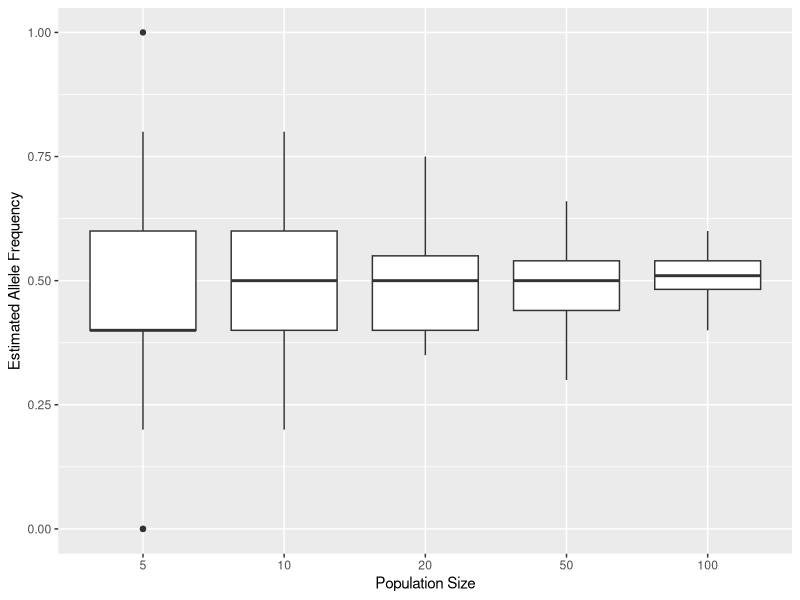
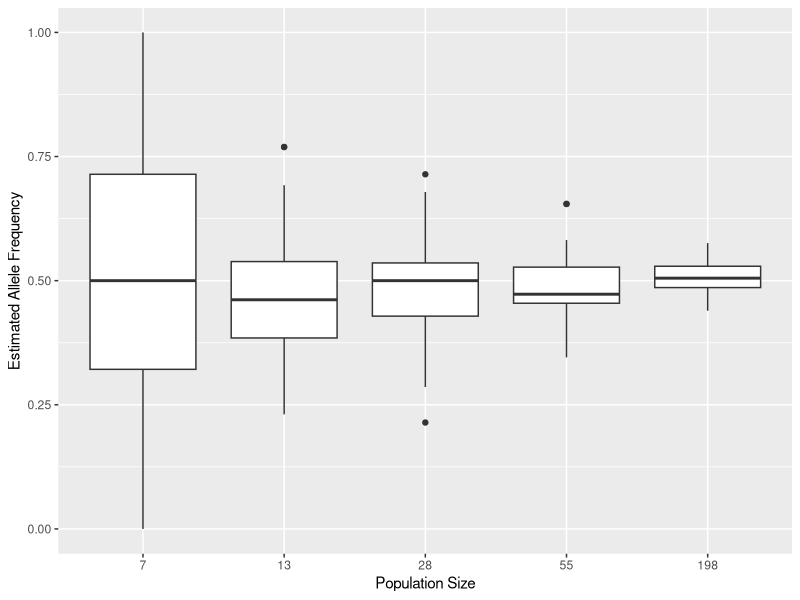

These figures' R source, in order:
# (1) Approximately how many hours ahead of Sunbury was the peak flow in Lewisburg during the 2011 flood? (2 pt)
  #The peak flow in Lewisburg was 

# (2) Give one reason why information on the time between peak flow events up- and downstream could be valuable? (4 pts)
  #One reason why it would be important is because if we can tell at what time peak flow was upstream, and then what time 
  #peak flow was downstream was, we can see the difference between them and how long it takes for the high flow to travel 
  #throughout the river, or even calculate the flow rate itself. We can then try to see the difference in effects to up 
  #and downstream. High flow can have damaging effects to streams and communities that live in them, we can see if some 
  #species can handle the flow rates.


# Package scavenger hunt! (12 pts each)

## (3) Using Google and ONLY packages from GitHub or CRAN:
    # Find a package that contains at least one function specifically designed to measure genetic drift.
    # Copy-paste into your script - and run - an example from the reference manual for a function within this package related to a measure of genetic drift. 
        # Depending on the function, either upload a plot of the result or use print() and copy/paste the console output into your script.
    # After running the function example, manipulate a parameter within the function to create a new result. 
        # Common options might be allele frequency, population size, fitness level, etc. 
        # Add the results of this manipulation to your script (if in the console) or upload the new plot.
       
          # By manipulating these parameters you can see how it impacts the results.
          # This type of manipulation is one example of how theoretical ecology and modelling are used to predict patterns in nature.

#Genetic Drift Code
Alleles <- c("A","B")
sample_size <- c(5,10,20,50,100)
df <- data.frame(N=rep(sample_size,each=50),FreqA=NA)
for( row in 1:nrow(df) ) {
  a <- sample( Alleles, size=df$N[row],replace = T)
  f <- sum( a == "A" ) / length(a)
  df$FreqA[row] <- f
}
summary(df)
library(ggplot2)
p <- ggplot(df, aes(x=factor(N), y=FreqA)) + geom_boxplot() 
p + xlab("Population Size") + ylab("Estimated Allele Frequency")

#Manipulation of Script for Genetic Drift (manipulate sample size)
Alleles <- c("A","B")
sample_size <- c(7,13,28,55,198)
df <- data.frame(N=rep(sample_size,each=50),FreqA=NA)
for( row in 1:nrow(df) ) {
  a <- sample( Alleles, size=df$N[row],replace = T)
  f <- sum( a == "A" ) / length(a)
  df$FreqA[row] <- f
}
summary(df)
library(ggplot2)
p <- ggplot(df, aes(x=factor(N), y=FreqA)) + geom_boxplot() 
p + xlab("Population Size") + ylab("Estimated Allele Frequency")


## (4) Using Google and ONLY packages from GitHub or CRAN:
    # Find a package that will generate standard diversity metrics for community ecology, specifically Simpson's Diversity Index.
    # Copy-paste into your script - and run - an example from the reference manual for a function to calculate Simpson's diversity. 
        # Depending on the example usage of the function, either upload a plot of the result or use print() and copy/paste the console output into your script.
    # After running the function example, modify your script to generate another diversity metric that is NOT part of the example. 
        # If there are two diversity metrics in the example script, neither of these will count as the modified script.
        # Hint: If the function can "only" caluclate Simpson's diversity, the inverse of Simpson's diversity is another common metric. 
        # Add the results of this manipulation to your script (if in the console) or upload the new plot.
        
          # Diversity metrics are frequently used in community ecology for reasons ranging from a quick comparison between sites to understanding community stability.
          # Their calculation can be very tedious by hand - and very fast with a package designed for the operation.



